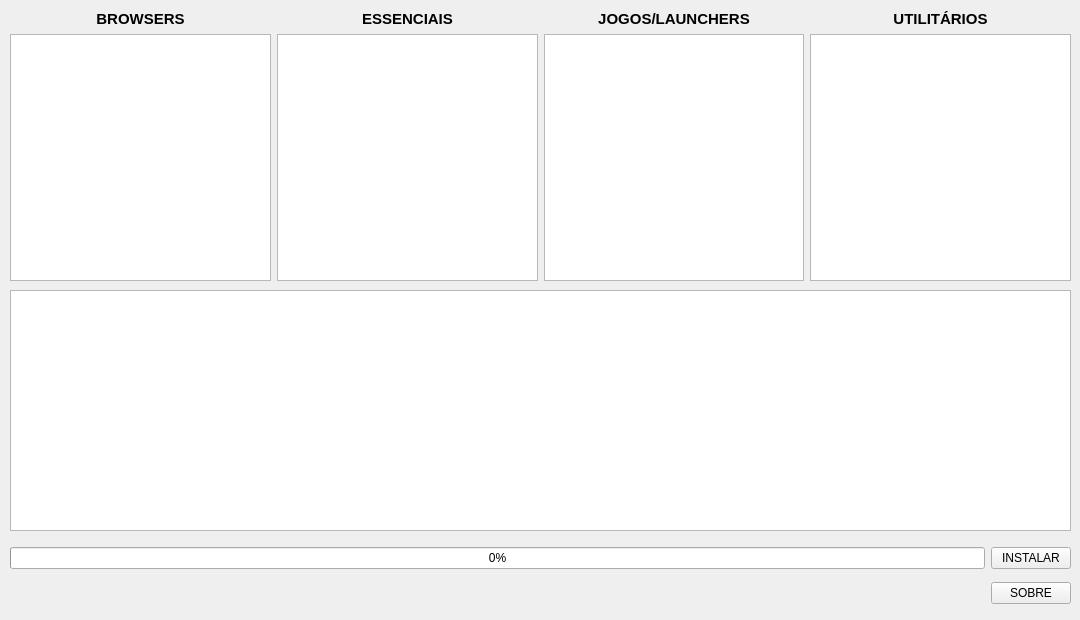
<?xml version="1.0" encoding="UTF-8"?>
<ui version="4.0">
 <class>Form</class>
 <widget class="QWidget" name="Form">
  <property name="geometry">
   <rect>
    <x>0</x>
    <y>0</y>
    <width>1080</width>
    <height>620</height>
   </rect>
  </property>
  <property name="minimumSize">
   <size>
    <width>1080</width>
    <height>620</height>
   </size>
  </property>
  <property name="maximumSize">
   <size>
    <width>1080</width>
    <height>620</height>
   </size>
  </property>
  <property name="windowTitle">
   <string>Form</string>
  </property>
  <widget class="QWidget" name="gridLayoutWidget">
   <property name="geometry">
    <rect>
     <x>10</x>
     <y>540</y>
     <width>1061</width>
     <height>71</height>
    </rect>
   </property>
   <layout class="QGridLayout" name="gridLayout">
    <item row="0" column="0">
     <widget class="QProgressBar" name="progressBar">
      <property name="value">
       <number>0</number>
      </property>
     </widget>
    </item>
    <item row="0" column="1">
     <widget class="QPushButton" name="button_install">
      <property name="text">
       <string>INSTALAR</string>
      </property>
     </widget>
    </item>
    <item row="1" column="1">
     <widget class="QPushButton" name="button_about">
      <property name="focusPolicy">
       <enum>Qt::ClickFocus</enum>
      </property>
      <property name="text">
       <string>SOBRE</string>
      </property>
     </widget>
    </item>
   </layout>
  </widget>
  <widget class="QWidget" name="gridLayoutWidget_2">
   <property name="geometry">
    <rect>
     <x>10</x>
     <y>10</y>
     <width>1061</width>
     <height>271</height>
    </rect>
   </property>
   <layout class="QGridLayout" name="gridLayout_3">
    <item row="1" column="3">
     <widget class="QLabel" name="label_utilita">
      <property name="font">
       <font>
        <family>Arial</family>
        <pointsize>11</pointsize>
        <bold>true</bold>
        <strikeout>false</strikeout>
       </font>
      </property>
      <property name="text">
       <string>UTILITÁRIOS</string>
      </property>
      <property name="alignment">
       <set>Qt::AlignCenter</set>
      </property>
     </widget>
    </item>
    <item row="2" column="2">
     <widget class="QListWidget" name="list_jogos"/>
    </item>
    <item row="2" column="3">
     <widget class="QListWidget" name="list_utilita"/>
    </item>
    <item row="1" column="1">
     <widget class="QLabel" name="label_essen">
      <property name="font">
       <font>
        <family>Arial</family>
        <pointsize>11</pointsize>
        <bold>true</bold>
        <strikeout>false</strikeout>
       </font>
      </property>
      <property name="text">
       <string>ESSENCIAIS</string>
      </property>
      <property name="alignment">
       <set>Qt::AlignCenter</set>
      </property>
     </widget>
    </item>
    <item row="1" column="0">
     <widget class="QLabel" name="label_browsers">
      <property name="font">
       <font>
        <family>Arial</family>
        <pointsize>11</pointsize>
        <bold>true</bold>
        <strikeout>false</strikeout>
       </font>
      </property>
      <property name="text">
       <string>BROWSERS</string>
      </property>
      <property name="alignment">
       <set>Qt::AlignCenter</set>
      </property>
     </widget>
    </item>
    <item row="1" column="2">
     <widget class="QLabel" name="label_jogos">
      <property name="font">
       <font>
        <family>Arial</family>
        <pointsize>11</pointsize>
        <bold>true</bold>
        <strikeout>false</strikeout>
       </font>
      </property>
      <property name="text">
       <string>JOGOS/LAUNCHERS</string>
      </property>
      <property name="alignment">
       <set>Qt::AlignCenter</set>
      </property>
     </widget>
    </item>
    <item row="2" column="1">
     <widget class="QListWidget" name="list_essen"/>
    </item>
    <item row="2" column="0">
     <widget class="QListWidget" name="list_browsers"/>
    </item>
   </layout>
  </widget>
  <widget class="QWidget" name="gridLayoutWidget_3">
   <property name="geometry">
    <rect>
     <x>10</x>
     <y>290</y>
     <width>1061</width>
     <height>241</height>
    </rect>
   </property>
   <layout class="QGridLayout" name="gridLayout_4">
    <item row="0" column="0">
     <widget class="QTextEdit" name="log">
      <property name="readOnly">
       <bool>true</bool>
      </property>
     </widget>
    </item>
   </layout>
  </widget>
 </widget>
 <resources/>
 <connections/>
</ui>
